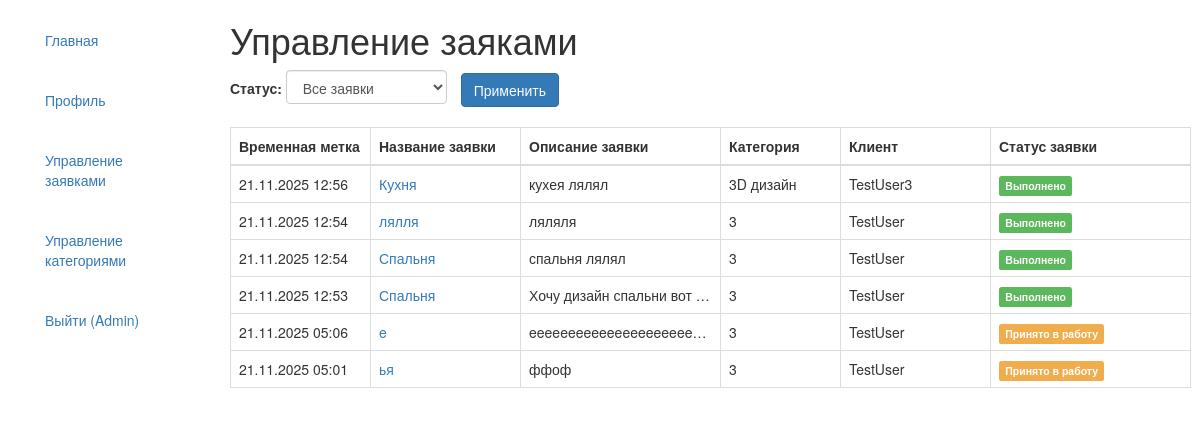
Page /management/applications/ (signed in) on the earlier database version.
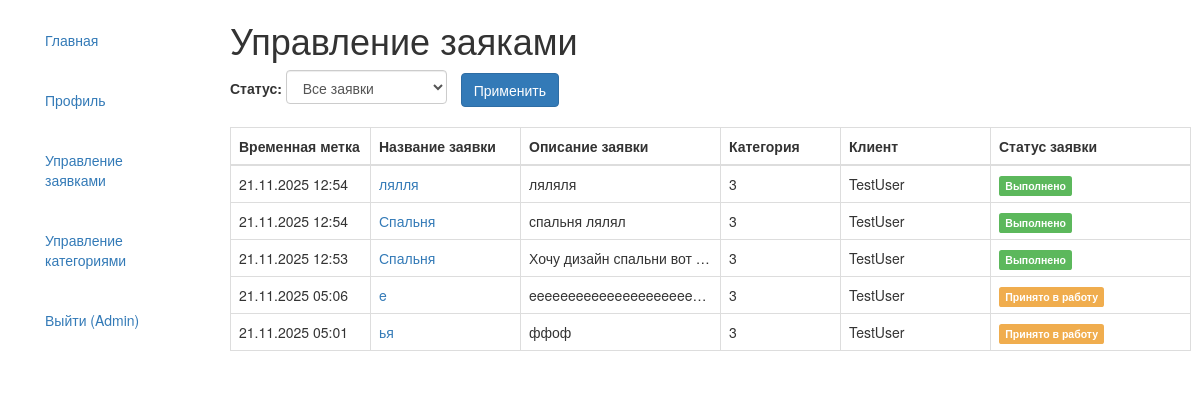
Same page on the later database version.
### main/models.py (models this page shows, shortened)
class Application(models.Model):
    STATUS_CHOICES = [
        ('new', 'Новая'),
        ('in_progress', 'Принято в работу'),
        ('completed', 'Выполнено'),
    ]
    name = models.CharField(
        max_length=200,
        verbose_name='Название заявки'
    )
    description = models.TextField(
        verbose_name='Описание'
    )
    category = models.ForeignKey(
        Category,
        on_delete=models.PROTECT,
        verbose_name='Категория'
    )
    floor_plan = models.ImageField(
        upload_to='floor_plans/%Y/%m/%d/',
        verbose_name='План помещения',
        validators=[validate_image_file]
    )
    client = models.ForeignKey(
        User,
        on_delete=models.CASCADE,
        related_name='applications',
        verbose_name='Клиент'
    )
    status = models.CharField(
        max_length=20,
        choices=STATUS_CHOICES,
        default='new',
        verbose_name='Статус'
    )
    created_at = models.DateTimeField(
        auto_now_add=True,
        verbose_name='Дата создания'
    )
    comment = models.TextField(
        blank=True, null=True,
        verbose_name='Комментарий'
    )
    design_image = models.ImageField(
        upload_to='designs/',
        blank=True, null=True,
        verbose_name='Изображение дизайна'
    )
    class Meta:
            verbose_name = 'Заявка'
            verbose_name_plural = 'Заявки'
            ordering = ['-created_at']

class Category(models.Model):
    name = models.CharField(
        max_length=100,
        verbose_name='Название категории',
        unique=True
    )
    description = models.TextField(
        verbose_name='Описание категории',
        blank=True
    )
    class Meta:
            verbose_name = 'Категория'
            verbose_name_plural = 'Категории'
            ordering = ['name']

### main/views.py (the view)
# urls.py: path('management/applications/', views.admin_applications, name='admin_applications'),
@admin_required
def admin_applications(request):
    applications = Application.objects.all().order_by('-created_at')
    status_filter = request.GET.get('status')
    if status_filter:
        applications = applications.filter(status=status_filter)
    return render(request, 'main/admin_applications.html', {
        'applications': applications
    })

### main/views.py (called while the page is built)
def admin_required(function=None):
    actual_decorator = user_passes_test(
        lambda u: u.is_superuser,
        login_url='/'
    )
    if function:
        return actual_decorator(function)
    return actual_decorator

### main/templates/main/admin_applications.html (shortened to what this page needs)
{% extends "base_generic.html" %}
{% block content %}
<div class="container-fluid">
    <h1>Управление заяками</h1>
    <div style="margin-bottom: 20px;">
        <form method="get">
            <label>Статус: </label>
            <select name="status" class="form-control" style="display: inline-block; width: auto;">
                <option value="">Все заявки</option>
            </select>
            <button type="submit" class="btn btn-primary" style="margin-left: 10px;">Применить</button>
        </form>
    </div>
    {% if applications %}
    <table class="table table-bordered" style="width: 100%; table-layout: fixed;">
        <thead>
            <tr>
                <th style="width: 140px;">Временная метка</th>
                <th style="width: 150px;">Название заявки</th>
                <th style="width: 200px;">Описание заявки</th>
                <th style="width: 120px;">Категория</th>
                <th style="width: 150px;">Клиент</th>
                <th style="width: 200px;">Статус заявки</th>
            </tr>
        </thead>
        <tbody>
            {% for application in applications %}
            <tr>
                <td>{{ application.created_at|date:"d.m.Y H:i" }}</td>
                <td>
                    <a href="{% url 'main:application_detail' application.id %}" class="text-decoration-none">
                        {{ application.name }}
                    </a>
                </td>
                <td class="description-cell">
                    <div class="description-content">
                        {{ application.description|truncatewords:15 }}
                    </div>
                </td>
                <td>{{ application.category.name }}</td>
                <td>{{ application.client.username }}</td>
                <td>
                    {% if application.status == 'new' %}
                        <span class="label label-primary">Новая</span>
                    {% elif application.status == 'in_progress' %}
                        <span class="label label-warning">Принято в работу</span>
                    {% elif application.status == 'completed' %}
                        <span class="label label-success">Выполнено</span>
                    {% endif %}
                </td>
            </tr>
            {% endfor %}
        </tbody>
    </table>
    {% endif %}
</div>
{% endblock %}

Differences in the rows shown:
removed Application: created_at "21.11.2025 12:56", name "Кухня", description "кухея лялял", category.name "3D дизайн", client.username "TestUser3", status "Выполнено"
